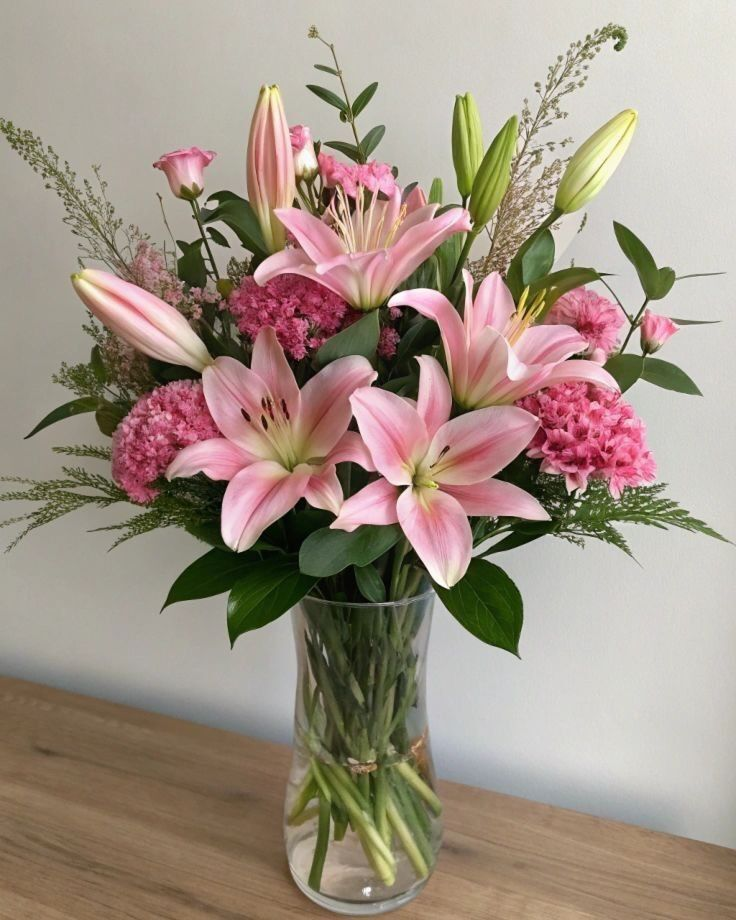
#> input picture art/bouquet.jpg, 736 x 920 px
$ python -i cutout.py   (imports and definitions only)
#> lines starting #> are read from the running program, lines starting #| are printed output that depends on the picture; after the words box and inside, x2 and y2 are one past the last pixel; in counts of white or black regions, pixels touching at a corner belong together
#> further down, picture is the input picture: PIL image 736x920 RGB; mean R, G, B 161.6, 146.3, 133.2
"""Cut each photo out of its background. Returns an RGBA PIL image (alpha = how much of the cell is the subject)."""
import numpy as np
from PIL import Image, ImageDraw, ImageFilter
from scipy import ndimage as ndi


def _poly_mask(size, pts):
    m = Image.new("L", size, 0)
    ImageDraw.Draw(m).polygon(pts, fill=255)
    return np.array(m) > 0


def _clean(mask, min_area):
    mask = ndi.binary_closing(mask, iterations=3)
    mask = ndi.binary_fill_holes(mask)
    mask = ndi.binary_opening(mask, iterations=1)
    lab, n = ndi.label(mask)
    if n:
        areas = ndi.sum(mask, lab, range(1, n + 1))
        keep = [i + 1 for i, a in enumerate(areas) if a >= min_area]
        mask = np.isin(lab, keep)
    return mask


def _feather(mask, r):
    a = Image.fromarray((mask * 255).astype("uint8")).filter(ImageFilter.GaussianBlur(r))
    return np.array(a) / 255.0


def bouquet(im):
    w, h = im.size
#> w = 736; h = 920
    hsv = np.array(im.convert("HSV")).astype(float) / 255
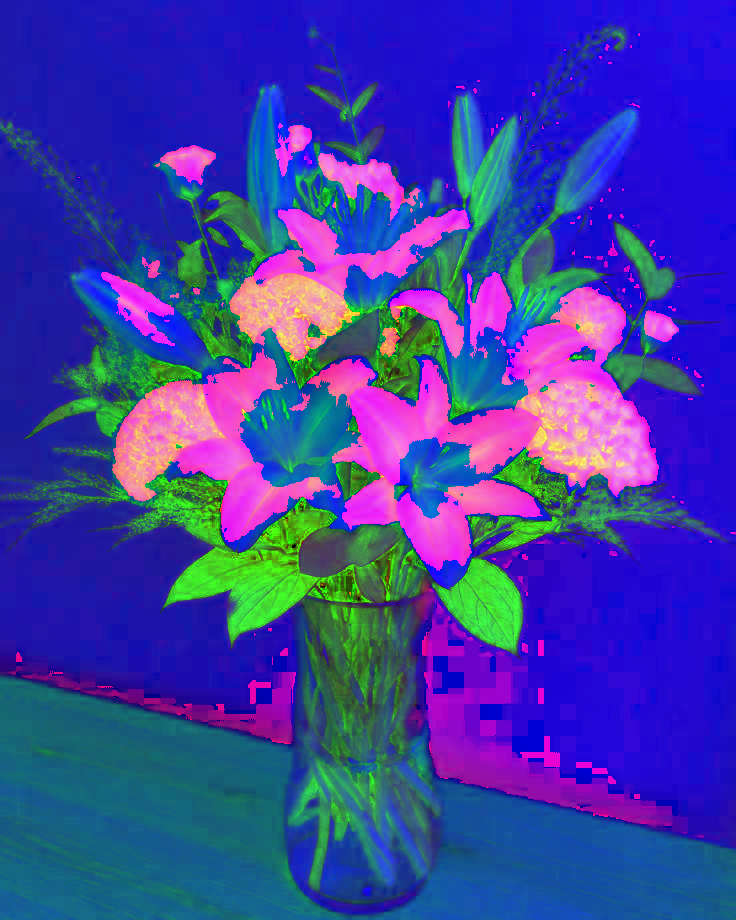
#> hsv: shape (920, 736, 3) float64; mean R, G, B 0.242, 0.244, 0.64
    S, V = hsv[..., 1], hsv[..., 2]
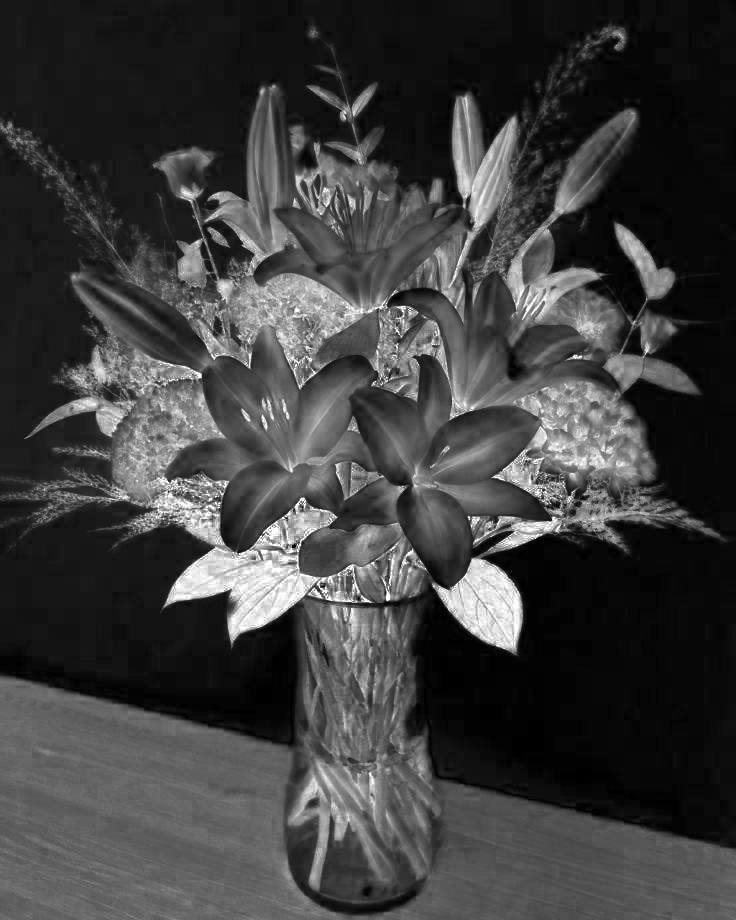
#> S: shape (920, 736) float64; min 0, max 1, mean 0.244
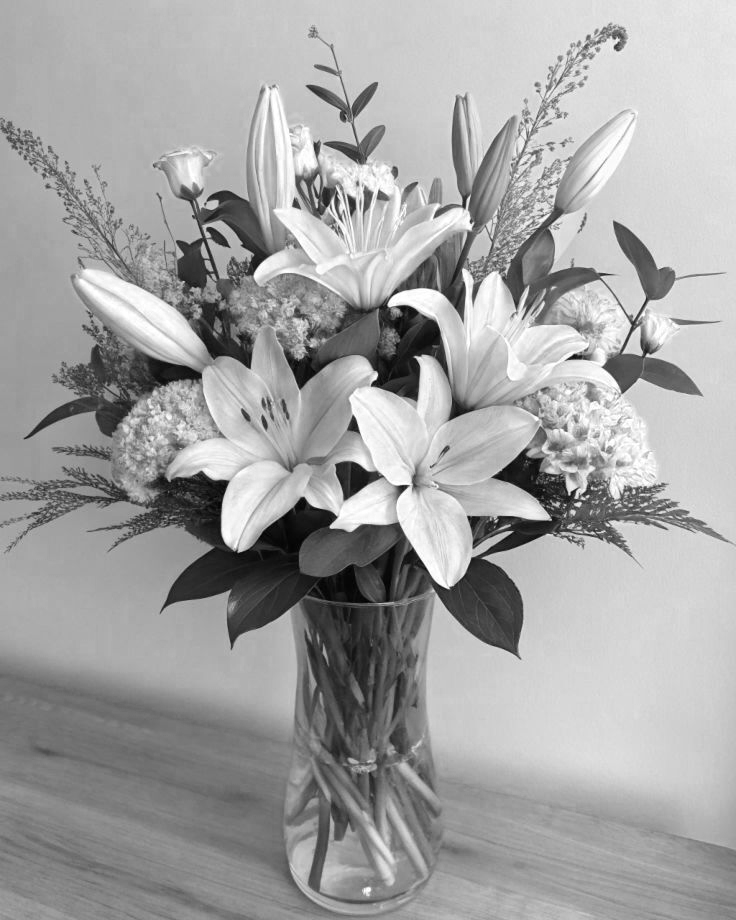
#> V: shape (920, 736) float64; min 0.00392, max 1, mean 0.64
    wall = (S < 0.12) & (V > 0.25)
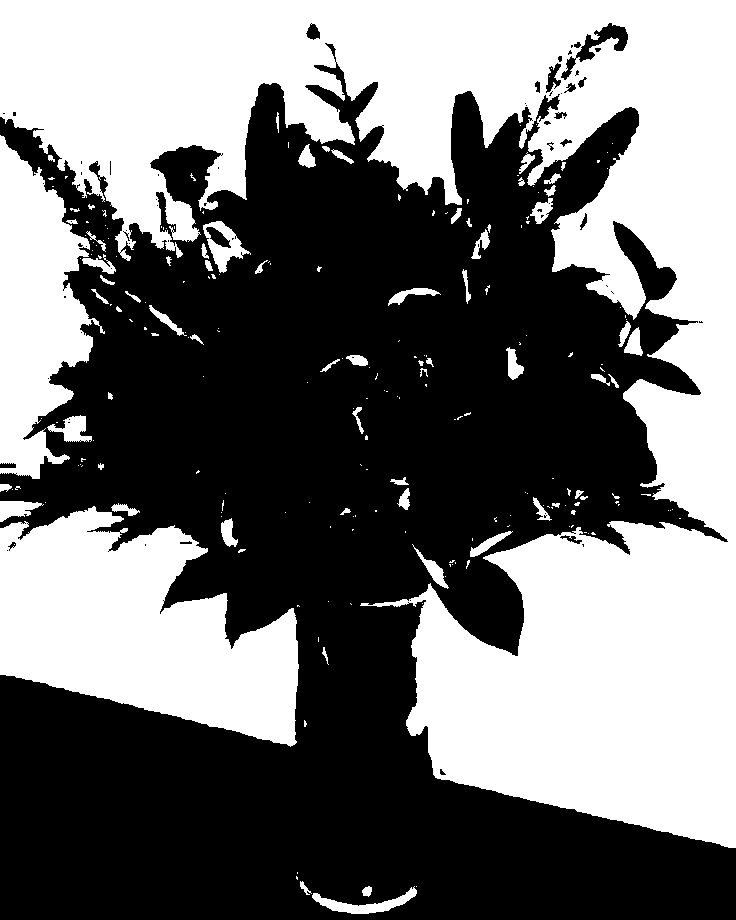
#> wall: shape (920, 736) bool; 44.7% white; 223 white regions (156 under 20 px), largest, box (x1, y1, x2, y2) and area: (0, 0, 736, 848) 227656, (0, 506, 299, 747) 44484, (0, 135, 105, 479) 20621
    yy, xx = np.mgrid[0:h, 0:w]
    table = yy > 664 + xx * (169 / 736)
    vase = _poly_mask(im.size, [(292, 596), (434, 588), (442, 700), (428, 830), (402, 902), (330, 916), (290, 862), (282, 760), (290, 680)])
#> in _poly_mask, `m = Image.new("L", size, 0)`: m: PIL image 736x920 L; every value is 0
#> in _poly_mask, `ImageDraw.Draw(m).polygon(pts, fill=255)`: m: PIL image 736x920 L; 6.6% white; 1 white region, box (x1, y1, x2, y2) and area: (282, 588, 443, 917) 44788
    fg = (~wall) & (~table) & (~vase)                      # no vase: the stems are replanted in a garden by the page
#> fg: shape (920, 736) bool; 35.3% white; 67 white regions (49 under 20 px), largest, box (x1, y1, x2, y2) and area: (0, 43, 728, 656) 236371, (561, 23, 628, 80) 939, (206, 227, 231, 248) 247
    fg = ndi.binary_opening(fg, iterations=3)
#> fg: shape (920, 736) bool; 34.5% white; 23 white regions, largest, box (x1, y1, x2, y2) and area: (0, 83, 721, 655) 228290, (614, 223, 677, 301) 1953, (308, 82, 378, 137) 1198
    fg = _clean(fg, 3000)
#> in _clean, `mask = ndi.binary_closing(mask, iterations=3)`: mask: shape (920, 736) bool; 35% white; 15 white regions, largest, box (x1, y1, x2, y2) and area: (3, 83, 721, 655) 232118, (614, 223, 677, 301) 1954, (308, 82, 378, 137) 1204
#> in _clean, `mask = ndi.binary_fill_holes(mask)`: mask: shape (920, 736) bool; 35.8% white; 15 white regions, largest, box (x1, y1, x2, y2) and area: (3, 83, 721, 655) 237703, (614, 223, 677, 301) 1954, (308, 82, 378, 137) 1204
#> in _clean, `mask = ndi.binary_opening(mask, iterations=1)`: mask: shape (920, 736) bool; 35.8% white; 17 white regions, largest, box (x1, y1, x2, y2) and area: (3, 83, 721, 655) 237696, (614, 223, 677, 301) 1954, (308, 82, 378, 137) 1204
#> in _clean, `lab, n = ndi.label(mask)`:
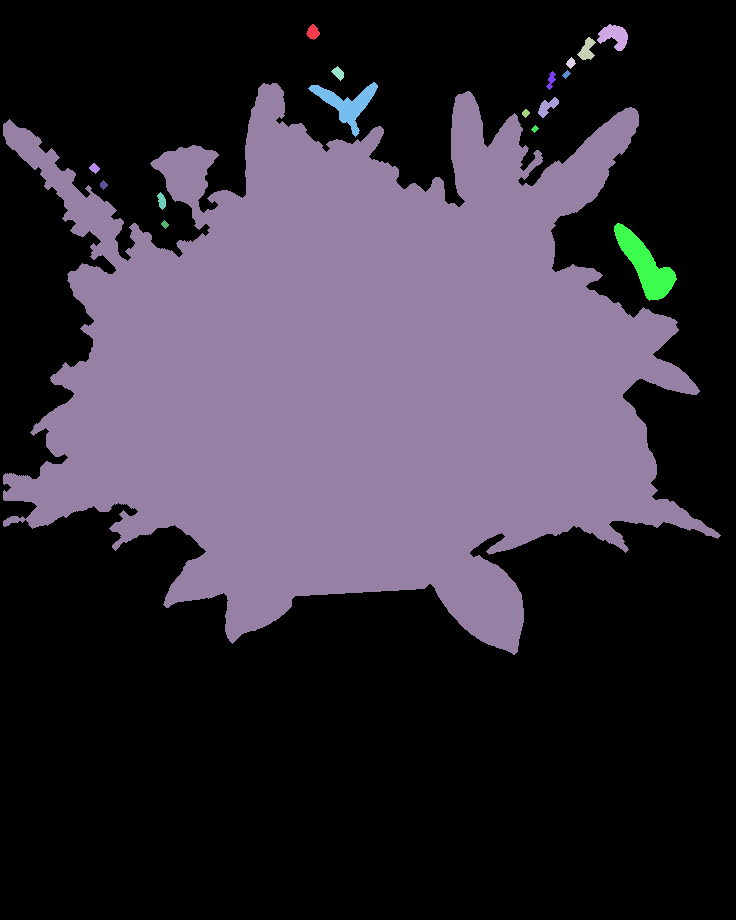
#> lab: shape (920, 736) int32; 18 distinct labels, from 0 to 17; one colour per label, 0 black
#> in _clean, `lab, n = ndi.label(mask)`: n = 17
#> in _clean, `areas = ndi.sum(mask, lab, range(1, n + 1))`: areas = 17 values, max 237696 at index 8, min 32 at index 11, mean 14267.8
#> in _clean, `keep = [i + 1 for i, a in enumerate(areas) if a >= min_area]`: keep = [9]
#> in _clean, `mask = np.isin(lab, keep)`:
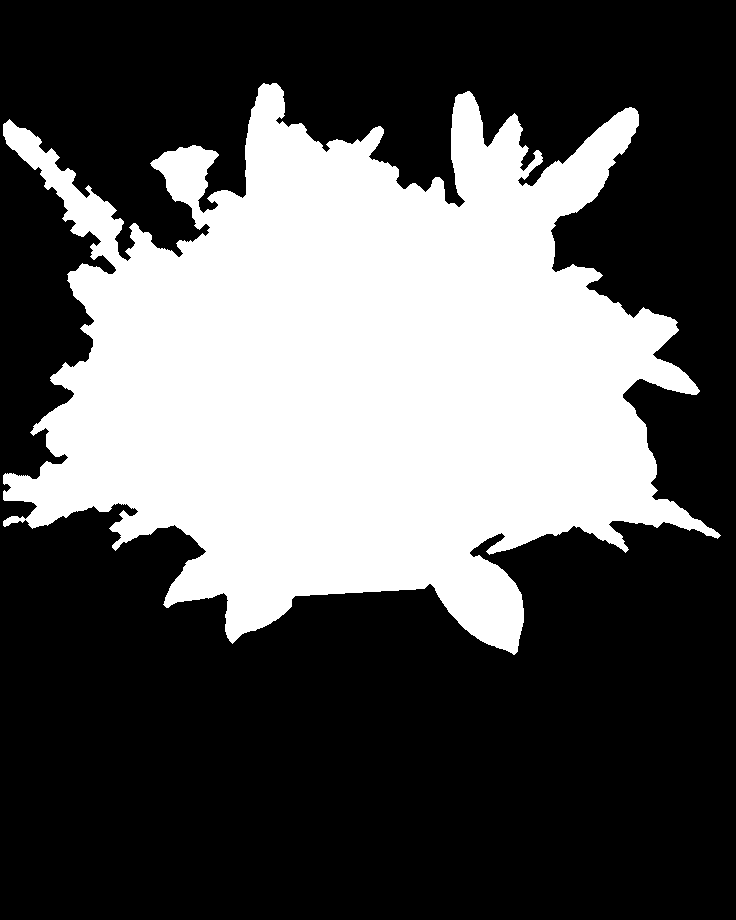
#> mask: shape (920, 736) bool; 35.1% white; 1 white region, box (x1, y1, x2, y2) and area: (3, 83, 721, 655) 237696
    return fg, None


# [32 lines left out: functions cake, letter, not called in this run]


CUTS = {"bouquet": bouquet, "cake": cake, "letter": letter}


# [10 lines left out: function cut, not called in this run]

>>> from PIL import Image
>>> picture = Image.open('../art/bouquet.jpg')
>>> result = bouquet(picture)

$ run again, on art/cake.jpg
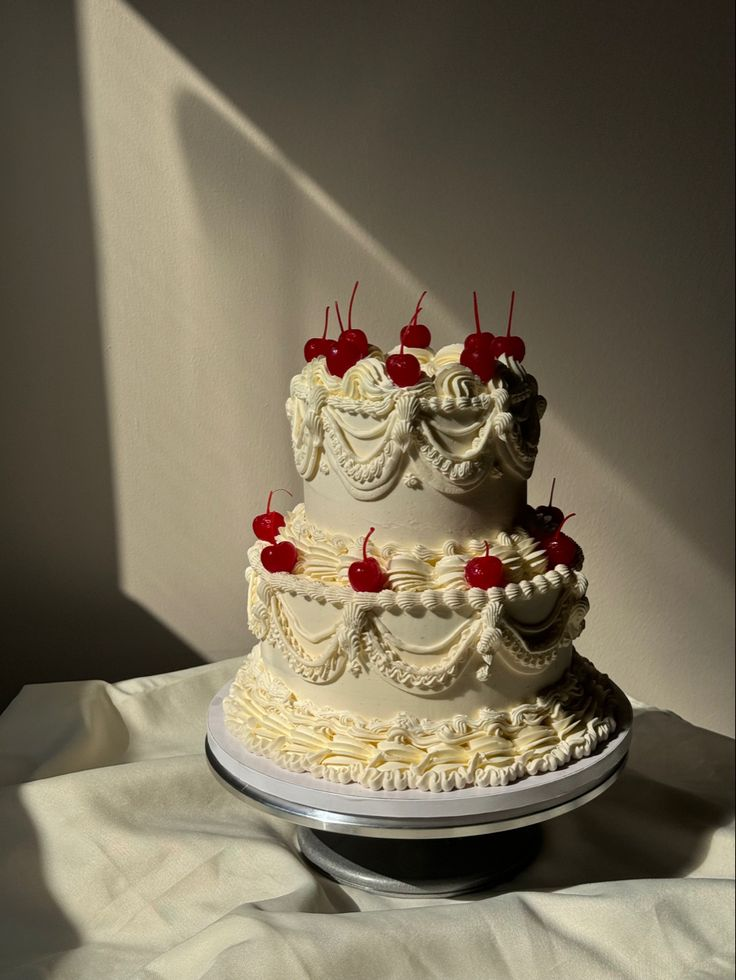
#> input picture art/cake.jpg, 736 x 980 px
#> picture is the input picture: PIL image 736x980 RGB; mean R, G, B 118.5, 108.7, 88.4
#> in bouquet, `wall = (S < 0.12) & (V > 0.25)`:
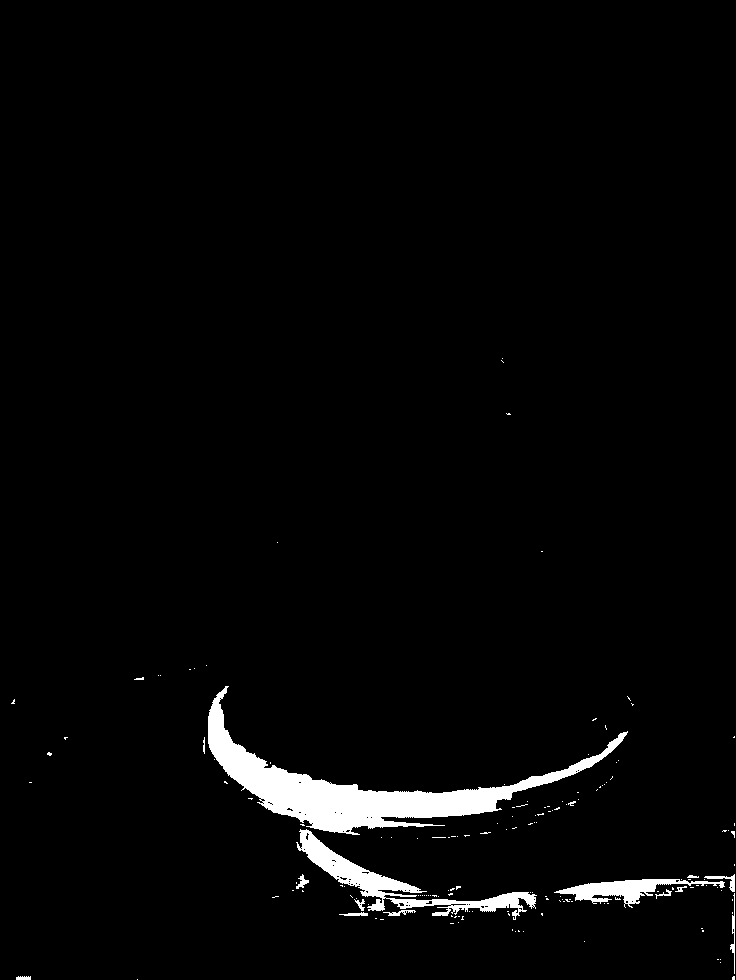
#> wall: shape (980, 736) bool; 2.7% white; 158 white regions (142 under 20 px), largest, box (x1, y1, x2, y2) and area: (208, 686, 628, 835) 12171, (296, 829, 537, 920) 4053, (554, 879, 725, 908) 1750
#> in _clean, `mask = ndi.binary_closing(mask, iterations=3)`:
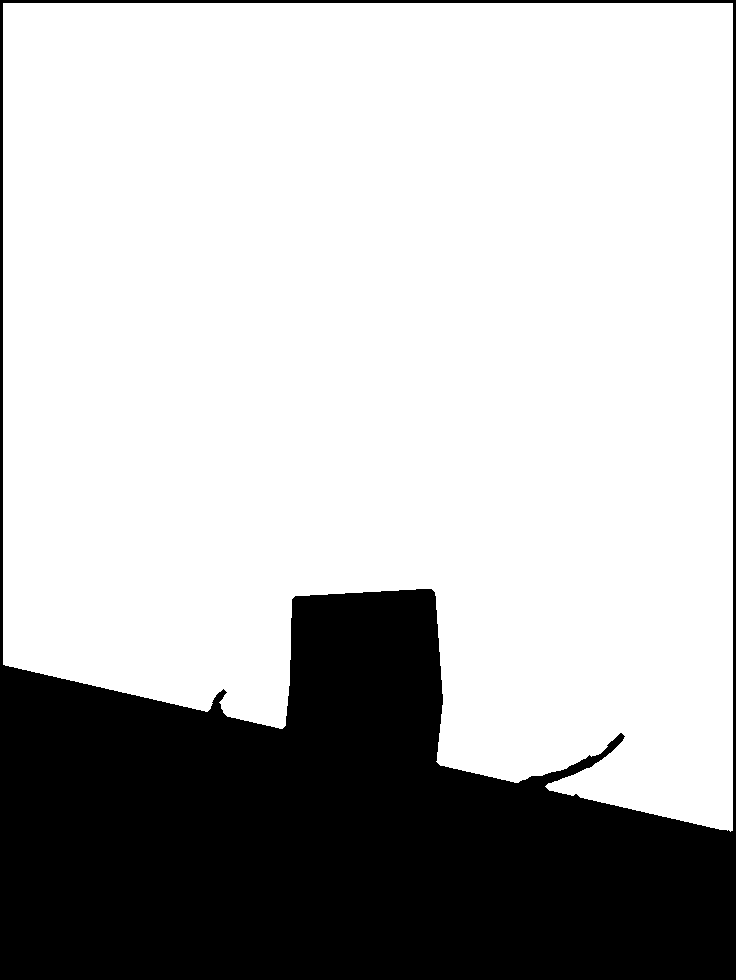
#> mask: shape (980, 736) bool; 72.1% white; 1 black region, box (x1, y1, x2, y2) and area: (0, 0, 736, 980) 201266
#> lab: shape (980, 736) int32; values 0 (black) and 1 (white), 72.1% white; 1 black region, box (x1, y1, x2, y2) and area: (0, 0, 736, 980) 201270
#> n = 1
#> areas = [520010]
#> keep = [1]

$ run again, on art/curtain.jpg
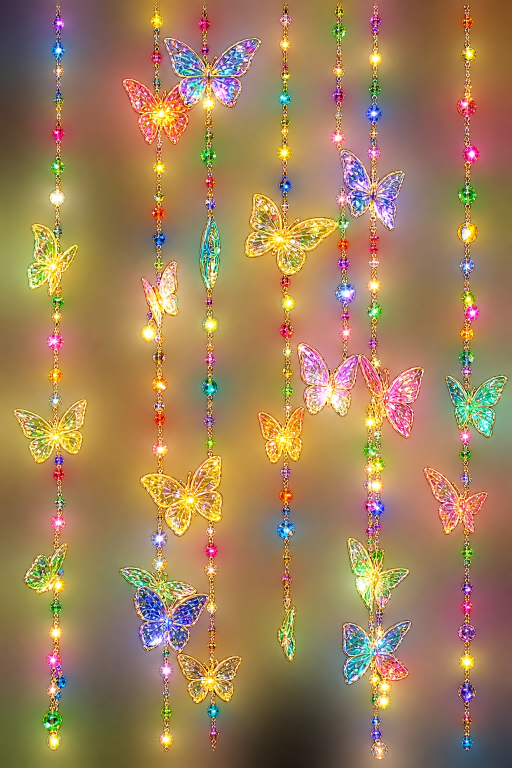
#> input picture art/curtain.jpg, 1024 x 1536 px (shown at 1/2 size)
#> picture is the input picture: PIL image 1024x1536 RGB; mean R, G, B 159.7, 128.1, 91.2
#> in bouquet, `wall = (S < 0.12) & (V > 0.25)`:
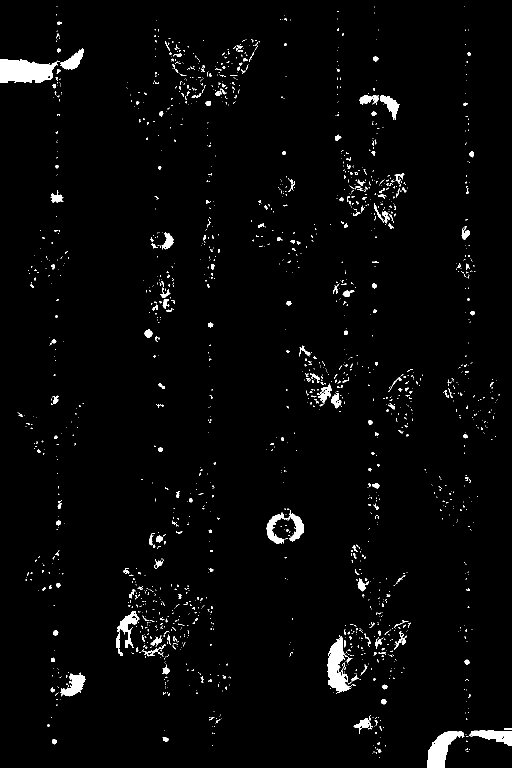
#> wall: shape (1536, 1024) bool (shown at 1/2 size); 2.5% white; 1708 white regions (1478 under 20 px), largest, box (x1, y1, x2, y2) and area: (0, 118, 119, 166) 4322, (654, 1272, 705, 1388) 2876, (854, 1462, 929, 1536) 2746
#> in _clean, `mask = ndi.binary_fill_holes(mask)`:
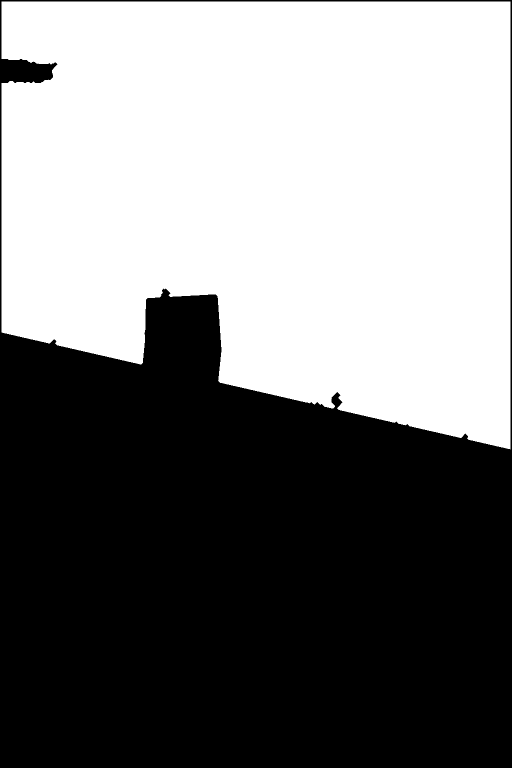
#> mask: shape (1536, 1024) bool (shown at 1/2 size); 48.6% white; 1 white region, box (x1, y1, x2, y2) and area: (3, 3, 1021, 899) 764532
#> lab: shape (1536, 1024) int32; values 0 (black) and 1 (white), 48.6% white; 1 white region, box (x1, y1, x2, y2) and area: (3, 3, 1021, 898) 764525
#> n = 1
#> areas = [764525]
#> keep = [1]
